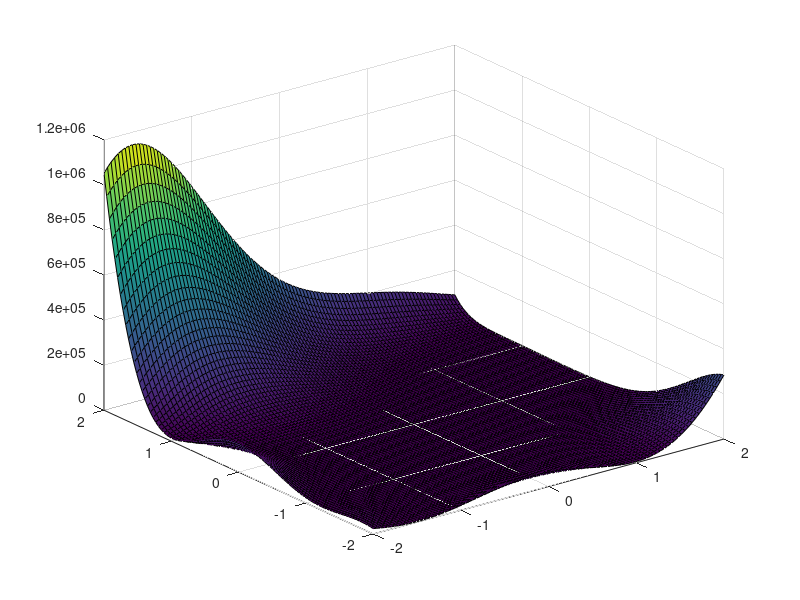

Here is the MATLAB script that generated this plot: (Note: this script raises an error after producing the figure.)
%% setup
% domain
a = -2;
b = 2;
dmn = [a b];

% values for the variables
[x,y] = meshgrid(linspace(a,b), linspace(a,b));

% the function
z = (1 + ((x+y+1).^2) .* (19-14.*x+3.*x.^2-13.*y+6.*x.*y+3.*(y.^2))) .* (30 + ((2.*x-3.*y).^2) .* (18-32.*x+12.*(x.^2)+48.*y-36.*x.*y+27.*(y.^2)));

% plot the function
surf(x,y,z);

%% partitioning
% N - no. of partitions
N = 4; %chose 5 because idk

% n - no. of input variables
n = 2;

% domain of each input varialbe???dunno what e is for sure
e = round(nthroot(N,n)); 

% TODO a function for this
P1 = [R(1,dmn) R(1,dmn)];
P2 = [R(2,dmn) R(1,dmn)];
P3 = [R(1,dmn) R(2,dmn)];
P4 = [R(2,dmn) R(2,dmn)];





